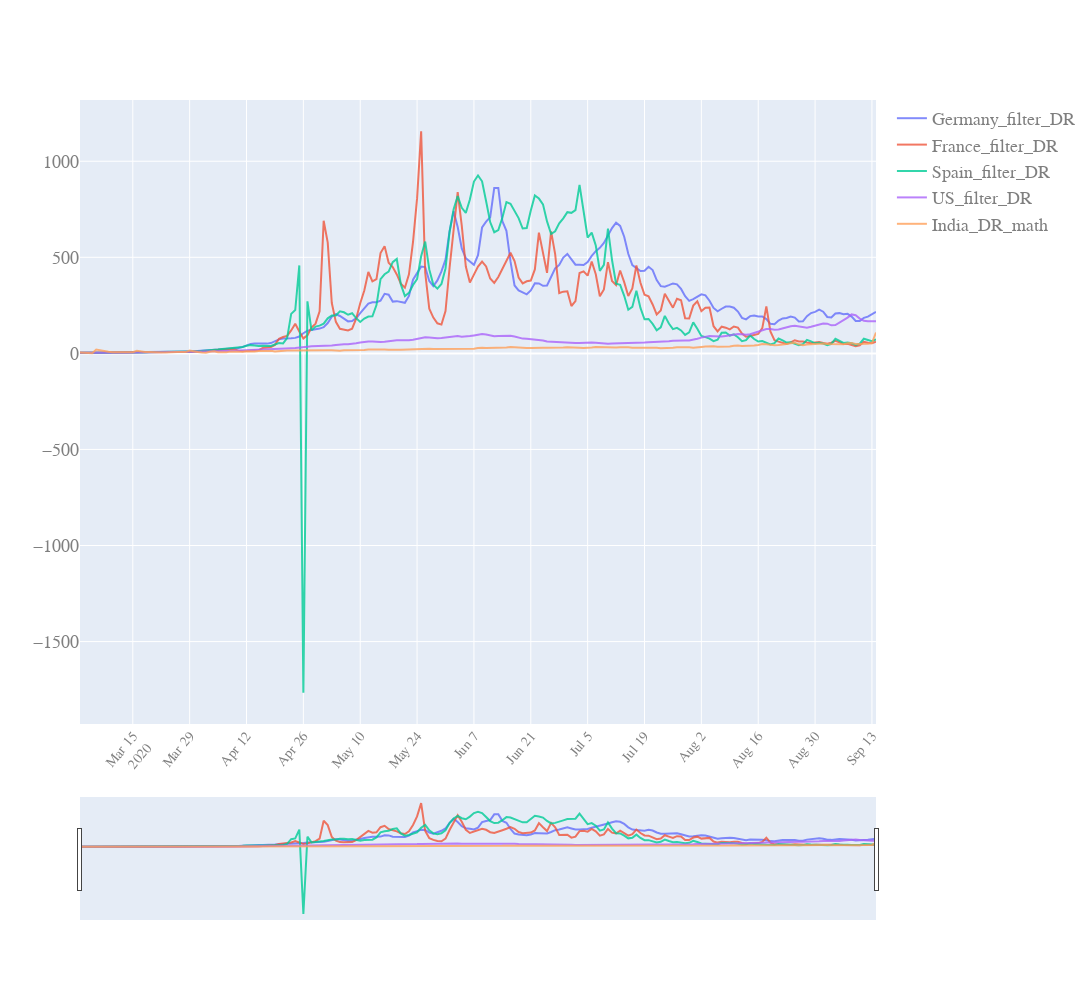

The code cell stored with this chart in its notebook:
### Code cell
start_pos=40
quick_plot(df_analyse.date[start_pos:],
           df_analyse.iloc[start_pos:,[17,18,19,20,21]], 
           y_scale='linear',
           slider=True)

### Figure 1 — Plotly figure (JSON) as saved in the notebook; plotly's stock layout.template omitted (floating-point values rounded to 4 significant figures; data arrays with more than 128 entries replaced by an {"elided": "..."} marker saying what was removed)
{"data": [{"name": "Germany_filter_DR", "opacity": 0.8, "type": "scatter", "x": {"elided": "197 str values"}, "y": {"elided": "197 float values"}}, {"name": "France_filter_DR", "opacity": 0.8, "type": "scatter", "x": {"elided": "197 str values"}, "y": {"elided": "197 float values"}}, {"name": "Spain_filter_DR", "opacity": 0.8, "type": "scatter", "x": {"elided": "197 str values"}, "y": {"elided": "197 float values"}}, {"name": "US_filter_DR", "opacity": 0.8, "type": "scatter", "x": {"elided": "197 str values"}, "y": {"elided": "197 float values"}}, {"name": "India_DR_math", "opacity": 0.8, "type": "scatter", "x": {"elided": "197 str values"}, "y": {"elided": "197 float values"}}], "layout": {"autosize": true, "font": {"color": "#7f7f7f", "family": "PT Sans, monospace", "size": 18}, "height": 1000, "width": 1200, "xaxis": {"nticks": 20, "rangeslider": {"visible": true}, "tickangle": -50, "tickfont": {"color": "#7f7f7f", "size": 14}}, "yaxis": {"type": "linear"}}}
